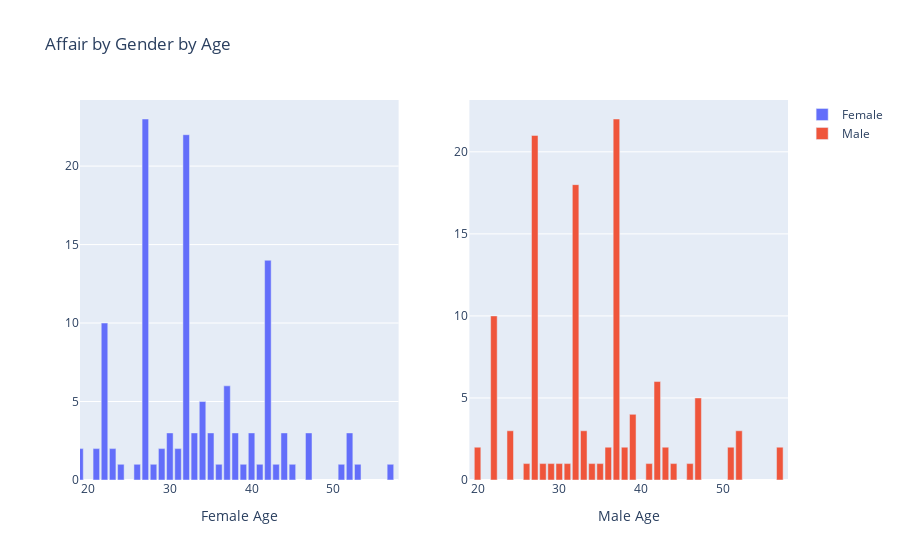

Write notebook code for a chart like this one.
### Code cell
grf = gr['female']['Yes']
grm = gr['male']['Yes']

fig = make_subplots(rows=1, cols=2)

fig.add_trace(go.Bar(x=list(grf.index), y=list(grf.values),name='Female'), row=1, col=1)
fig.update_xaxes(title_text="Female Age", row=1, col=1,range=[min_age, max_age+1])

fig.add_trace(go.Bar(x=list(grm.index), y=list(grm.values),name='Male'), row=1, col=2)
fig.update_xaxes(title_text="Male Age", row=1, col=2,range=[min_age, max_age+1])

fig.update_layout(title="Affair by Gender by Age")

fig.show()

### Figure 1 — Plotly figure (JSON) as saved in the notebook; plotly's stock layout.template omitted (floating-point values rounded to 4 significant figures)
{"data": [{"name": "Female", "type": "bar", "x": [27, 32, 42, 22, 37, 34, 30, 33, 35, 38, 40, 44, 47, 52, 19, 21, 23, 29, 31, 24, 26, 28, 36, 39, 41, 43, 45, 51, 53, 57], "xaxis": "x", "y": [23, 22, 14, 10, 6, 5, 3, 3, 3, 3, 3, 3, 3, 3, 2, 2, 2, 2, 2, 1, 1, 1, 1, 1, 1, 1, 1, 1, 1, 1], "yaxis": "y"}, {"name": "Male", "type": "bar", "x": [37, 27, 32, 22, 42, 47, 39, 24, 33, 52, 20, 36, 38, 43, 51, 57, 26, 28, 29, 30, 31, 34, 35, 41, 44, 46], "xaxis": "x2", "y": [22, 21, 18, 10, 6, 5, 4, 3, 3, 3, 2, 2, 2, 2, 2, 2, 1, 1, 1, 1, 1, 1, 1, 1, 1, 1], "yaxis": "y2"}], "layout": {"autosize": true, "title": {"text": "Affair by Gender by Age"}, "xaxis": {"anchor": "y", "domain": [0, 0.45], "range": [19, 58], "title": {"text": "Female Age"}, "type": "linear"}, "xaxis2": {"anchor": "y2", "domain": [0.55, 1], "range": [19, 58], "title": {"text": "Male Age"}, "type": "linear"}, "yaxis": {"anchor": "x", "autorange": true, "domain": [0, 1], "range": [0, 24.21], "type": "linear"}, "yaxis2": {"anchor": "x2", "autorange": true, "domain": [0, 1], "range": [0, 23.16], "type": "linear"}}}
